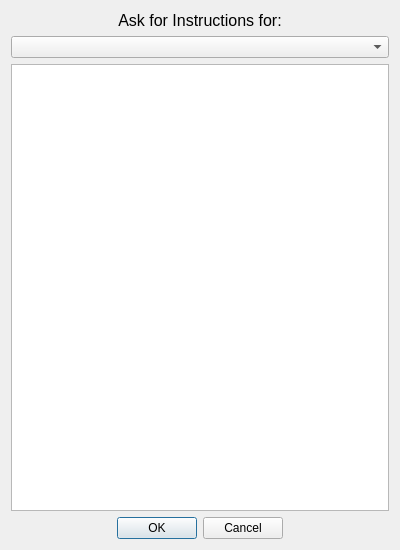
<?xml version="1.0" encoding="UTF-8"?>
<ui version="4.0">
    <class>AskInstructions</class>
    <widget class="QDialog" name="AskInstructions">
        <property name="geometry">
            <rect>
                <x>0</x>
                <y>0</y>
                <width>400</width>
                <height>550</height>
            </rect>
        </property>
        <property name="windowTitle">
            <string>Ask for Other Instructions</string>
        </property>
        <layout class="QVBoxLayout" name="verticalLayout">
            <item>
                <widget class="QLabel" name="label">
                    <property name="font">
                        <font>
                            <pointsize>12</pointsize>
                        </font>
                    </property>
                    <property name="text">
                        <string>Ask for Instructions for:</string>
                    </property>
                    <property name="alignment">
                        <set>Qt::AlignCenter</set>
                    </property>
                </widget>
            </item>
            <item>
                <widget class="QComboBox" name="comboBox"/>
            </item>
            <item>
                <widget class="QTextBrowser" name="textBrowser">
                    <property name="verticalScrollBarPolicy">
                        <enum>Qt::ScrollBarPolicy::ScrollBarAsNeeded</enum>
                    </property>
                </widget>
            </item>
            <item>
                <widget class="QDialogButtonBox" name="buttonBox">
                    <property name="orientation">
                        <enum>Qt::Orientation::Horizontal</enum>
                    </property>
                    <property name="standardButtons">
                        <set>QDialogButtonBox::StandardButton::Cancel|QDialogButtonBox::StandardButton::Ok</set>
                    </property>
                    <property name="centerButtons">
                        <bool>true</bool>
                    </property>
                </widget>
            </item>
        </layout>
    </widget>
    <resources/>
    <connections>
        <connection>
            <sender>buttonBox</sender>
            <signal>accepted()</signal>
            <receiver>AskInstructions</receiver>
            <slot>accept()</slot>
            <hints>
                <hint type="sourcelabel">
                    <x>248</x>
                    <y>254</y>
                </hint>
                <hint type="destinationlabel">
                    <x>157</x>
                    <y>274</y>
                </hint>
            </hints>
        </connection>
        <connection>
            <sender>buttonBox</sender>
            <signal>rejected()</signal>
            <receiver>AskInstructions</receiver>
            <slot>reject()</slot>
            <hints>
                <hint type="sourcelabel">
                    <x>316</x>
                    <y>260</y>
                </hint>
                <hint type="destinationlabel">
                    <x>286</x>
                    <y>274</y>
                </hint>
            </hints>
        </connection>
    </connections>
</ui>
